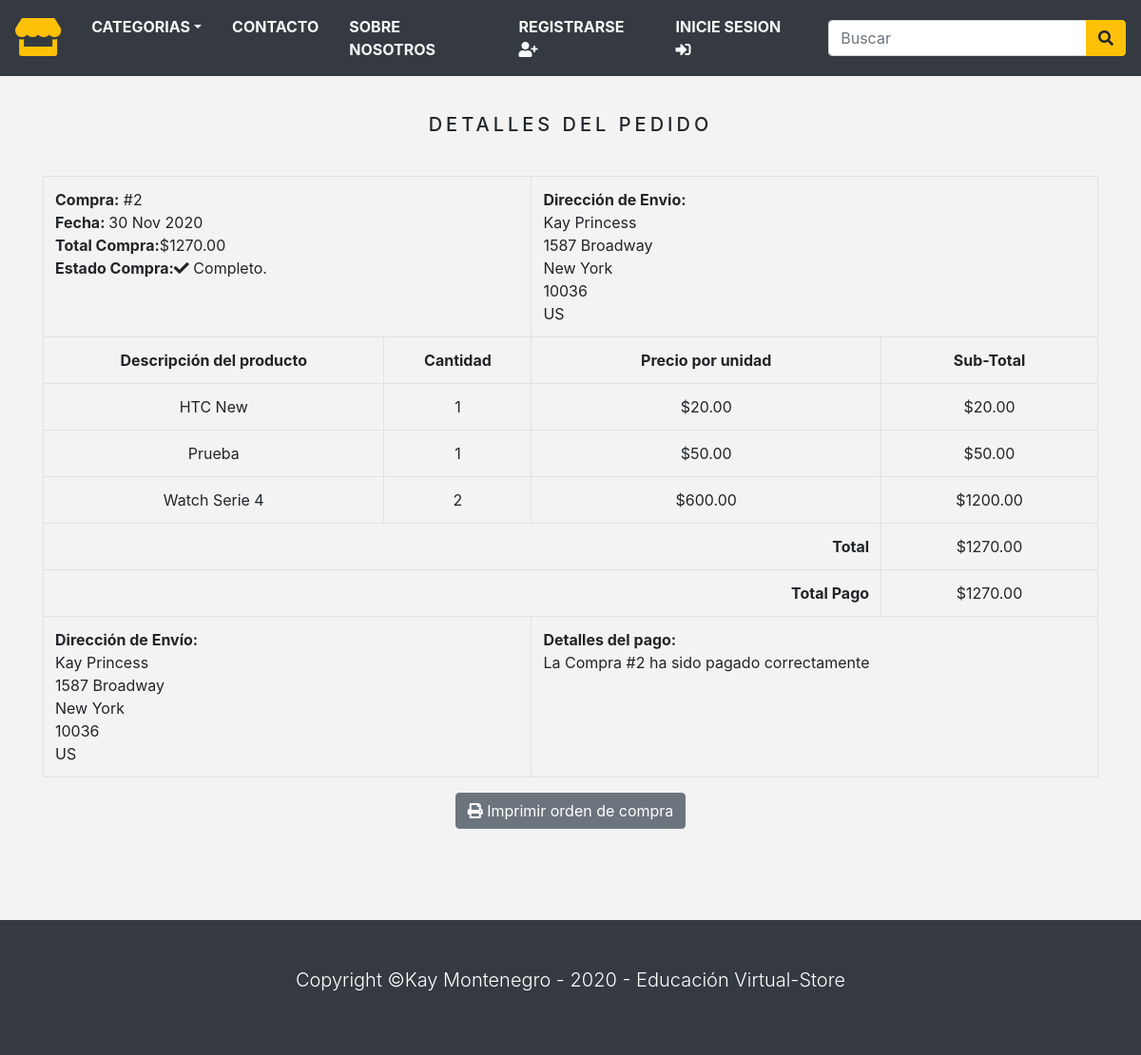
The app's page /order/2 (signed in) with its own data.
### store/models.py (models this page shows, shortened)
class Order(models.Model):
    token = models.CharField(max_length=250, blank=True)
    total = models.DecimalField(max_digits=10, decimal_places=2, verbose_name='USD Order Total')
    emailAddress = models.EmailField(max_length=250, blank=True, verbose_name='Email Address')
    created = models.DateTimeField(auto_now_add=True)
    billingName = models.CharField(max_length=250, blank=True)
    billingAddress1 = models.CharField(max_length=250, blank=True)
    billingCity = models.CharField(max_length=250, blank=True)
    billingPostcode = models.CharField(max_length=250, blank=True)
    billingCountry = models.CharField(max_length=250, blank=True)
    shippingName = models.CharField(max_length=250, blank=True)
    shippingAddress1 = models.CharField(max_length=250, blank=True)
    shippingCity = models.CharField(max_length=250, blank=True)
    shippingPostcode = models.CharField(max_length=250, blank=True)
    shippingCountry = models.CharField(max_length=250, blank=True)
    class Meta:
        db_table = 'Order'
        ordering = ['-created']

class OrderItem(models.Model):
    product = models.CharField(max_length=250)
    quantity = models.IntegerField()
    price = models.DecimalField(max_digits=10, decimal_places=2, verbose_name='USD Price')
    order = models.ForeignKey(Order, on_delete=models.CASCADE)
    class Meta:
        db_table = 'OrderItem'
    def sub_total(self):
        return self.quantity * self.price

### store/views.py (the view)
# urls.py: path('order/<int:order_id>', views.viewOrder, name='order_detail'),
@login_required(redirect_field_name='next', login_url='signin')
def viewOrder(request, order_id):
    if request.user.is_authenticated:
        email = str(request.user.email)
        order = Order.objects.get(id=order_id, emailAddress=email)
        order_items = OrderItem.objects.filter(order=order)
    return render(request, 'order_detail.html', {'order': order, 'order_items': order_items})

### store/context_processors.py (called while the page is built)
def counter(request):
    item_count = 0
    if 'admin' in request.path:
        return {}
    else:
        try:
            cart = Cart.objects.filter(cart_id=_cart_id(request))
            cart_items = CartItem.objects.all().filter(cart=cart[:1])
            for cart_item in cart_items:
                item_count += cart_item.quantity
        except Cart.DoesNotExist:
            item_count = 0
    return dict(item_count=item_count)

def menu_links(request):
    links = Category.objects.all()
    return dict(links=links)

### store/models.py (called while the page is built)
    def get_url(self):
        return reverse('products_by_category', args=[self.slug])

### store/views.py (called while the page is built)
def _cart_id(request):
    cart = request.session.session_key
    if not cart:
        cart = request.session.create()
    return cart

### store/templates/order_detail.html (shortened to what this page needs)
{% extends 'base.html' %}
{% load static %}
{% block content %}
    <div class="container">
    <div class="text-center">
      <br>
      <h1 class="text-center product_title">
        Detalles del pedido
      </h1>
      <br>
      <table class="table table-bordered">
        <tr>
          <td class="text-left" colspan="2">
            <b>Compra:</b> #{{ order.id }} <br>
            <b>Fecha: </b>{{ order.created|date:"d M Y" }} <br>
            <b>Total Compra:</b>${{ order.total }} <br>
            <b>Estado Compra:</b><i class="fas fa-check"></i> Completo.
          </td>
          <td class="text-left" colspan="2">
            <b>Dirección de Envio: </b> <br>
            {{ order.billingName }} <br>
            {{ order.billingAddress1 }} <br>
            {{ order.billingCity }} <br>
            {{ order.billingPostcode }} <br>
            {{ order.billingCountry }} <br>
          </td>
        </tr>
        <tr>
          <td><b>Descripción del producto</b></td>
          <td><b>Cantidad</b></td>
          <td><b>Precio por unidad</b></td>
          <td><b>Sub-Total</b></td>
        </tr>
        {% for item in order_items %}
          <tr>
            <td>{{ item.product }}</td>
            <td>{{ item.quantity }}</td>
            <td>${{ item.price }}</td>
            <td>${{ item.sub_total }}</td>
          </tr>
        {% endfor %}
        <tr>
          <td class="text-right" colspan="3"><b>Total</b></td>
          <td>${{ order.total }}</td>
        </tr>
        <tr>
          <td class="text-right" colspan="3"><b>Total Pago</b></td>
          <td>${{ order.total }}</td>
        </tr>
        <tr>
          <td class="text-left" colspan="2">
            <b>Dirección de Envío:</b> <br>
            {{ order.shippingName }} <br>
            {{ order.shippingAddress1 }} <br>
            {{ order.shippingCity }} <br>
            {{ order.shippingPostcode }} <br>
            {{ order.shippingCountry }} <br>
          </td>
          <td class="text-left" colspan="2">
            <b>Detalles del pago:</b> <br>
            La Compra #{{ order.id }} ha sido pagado correctamente
          </td>
        </tr>
      </table>
      <button class="btn btn-secondary" onclick="window.print();">
        <i class="fas fa-print"></i>
        Imprimir orden de compra
      </button>
    </div>
  </div>
    <br><br>
{% endblock %}

### static/css/base.css (style rules this page uses)
body { background: #f3f3f3; }
.product_title { font-size: 20px; text-transform: uppercase; letter-spacing: .2em; padding-top: 15px; padding-bottom: 10px; }

### records on screen
Order: id "2", created "30 Nov 2020", total "1270.00", billingName "Kay Princess", billingAddress1 "1587 Broadway", billingCity "New York", billingPostcode "10036", billingCountry "US", shippingName "Kay Princess", shippingAddress1 "1587 Broadway", shippingCity "New York", shippingPostcode "10036", shippingCountry "US"
OrderItem: product "HTC New", quantity "1", price "20.00", sub_total "20.00"
OrderItem: product "Prueba", quantity "1", price "50.00", sub_total "50.00"
OrderItem: product "Watch Serie 4", quantity "2", price "600.00", sub_total "1200.00"
